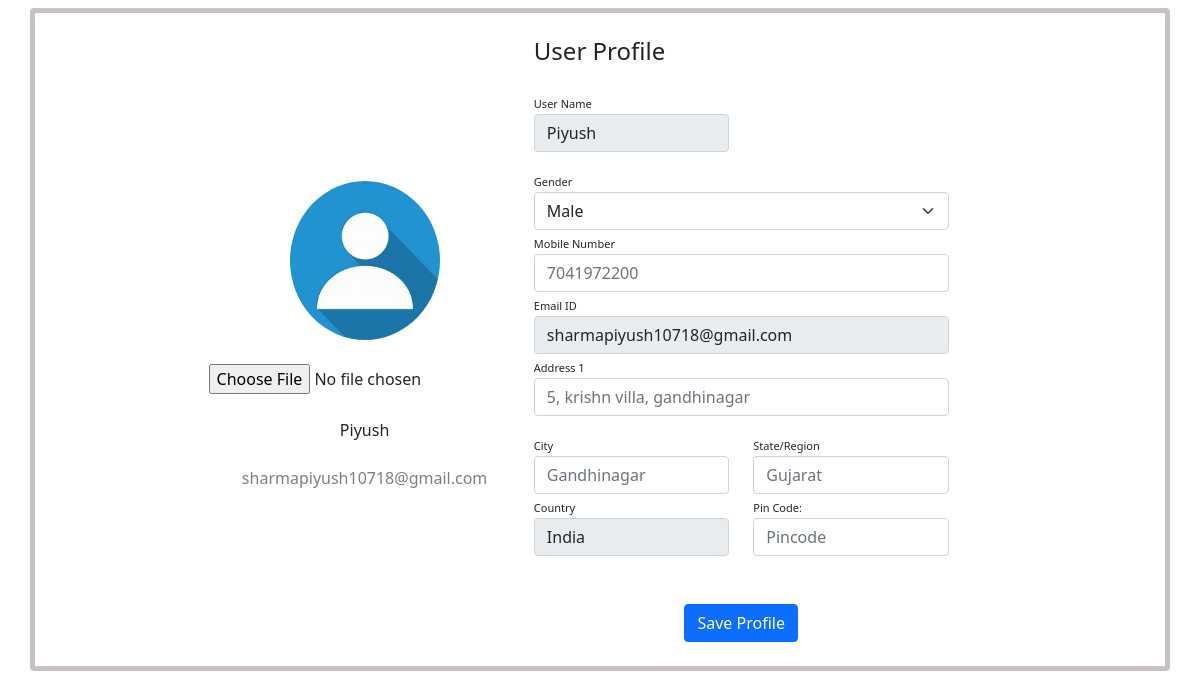
The page /profile/ (signed in) on the database its author committed.
### userauths/models.py (models this page shows, shortened)
class User(AbstractUser):
    email = models.EmailField(unique=True)
    username = models.CharField(max_length=100)
    bio = models.CharField(max_length=100)
    USERNAME_FIELD = "email"
    REQUIRED_FIELDS = ['username']

### core/views.py (the view, shortened to what this page needs)
# urls.py: path('profile/', views.profile, name='profile'),
def profile(request):
    return render(request, "core/profile.html")

### templates/core/profile.html (shortened to what this page needs)
<!DOCTYPE html>
<html lang="en">
  <head>
    <link rel="stylesheet" href="/static/css/profile.css" />
    <link
      rel="stylesheet"
      href="https://cdn.jsdelivr.net/npm/bootstrap@5.0.0-alpha1/dist/css/bootstrap.min.css"
    />
  </head>
  <body>
    <div
      style="border: 5px solid #cac2c2 !important"
      class="container rounded bg-white mt-2 mb-2 border"
    >
    <form action="" method="POST">
      <div style="justify-content: center" class="row">
        <div class="col-md-3">
          <div
            class="d-flex flex-column align-items-center text-center p-3 py-5"
          ><br><br><br>
            <img
              class="rounded-circle mt-5"
              width="150px"
              {% comment %} src="https://st3.depositphotos.com/15648834/17930/v/600/depositphotos_179308454-stock-illustration-unknown-person-silhouette-glasses-profile.jpg" {% endcomment %}
              src="/static/images/default.jpg"
              alt="Profile Image"/>
              <br>
            <input type="file" name="profile_img" id="doc" accept=".jpg">
            <br>
            <span class="font-weight-bold">{{user.username}}</span
              >
              <br>
              <span class="text-black-50">{{user.email}}</span>
          </div>
        </div>
        <div class="col-md-5">
          <div class="p-3 py-4">
            <div class="d-flex justify-content-between align-items-center mb-3">
              <h4 class="text-right">User Profile</h4>
            </div>
            <div class="row mt-2">
              <div class="col-md-6">
                <label class="labels">User Name</label
                ><input
                  type="text"
                  class="form-control"
                  placeholder="virat"
                  name="fname"
                  {% comment %} value="" {% endcomment %}
                  value="{{ user.username }}"
                  disabled
                />
              </div>
            </div>
            <div class="row mt-3">
              <div class="col-md-12">
                <label class="labels">Gender</label>
                <select name="gender" id="" class="form-select">
                  <option name="gender" value="Male">Male</option>
                </select>
              </div>
              <div class="col-md-12">
                <label class="labels">Mobile Number</label
                ><input
                  type="tel"
                  class="form-control"
                  name="phone"
                  placeholder="7041972200"
                  value=""
                />
              </div>
              <div class="col-md-12">
                <label class="labels">Email ID</label
                ><input
                  type="email"
                  class="form-control"
                  placeholder="bharatyatra5837@gmail.com"
                  value="{{user.email}}"
                  disabled
                />
              </div>
              <div class="col-md-12">
                <label class="labels">Address 1</label
                ><input
                  type="text"
                  class="form-control"
                  name="address"
                  placeholder="5, krishn villa, gandhinagar"
                  value=""
                />
              </div>
            </div>
            <div class="row mt-3">
              <div class="col-md-6">
                <label class="labels">City</label
                ><input
                  type="text"
                  class="form-control"
                  value=""
                  name="city"
                  placeholder="Gandhinagar"
                />
              </div>
              <div class="col-md-6">
                <label class="labels">State/Region</label
                ><input
                  type="text"
                  class="form-control"
                  name="state"
                  value=""
                  placeholder="Gujarat"
                />
              </div>
              <div class="col-md-6">
                <label class="labels">Country</label
                ><input
                  type="text"
                  class="form-control"
                  placeholder="India"
                  value="India"
                  disabled
                />
              </div>
              <div class="col-md-6">
                <label class="labels">Pin Code:</label>
                <input
                  type=""
                  class="form-control"
                  name="pincode"
                  placeholder="Pincode"
                  value=""
                />
              </div>
            </div>
            <div class="mt-5 text-center">
              <a href="/">
                <button class="btn btn-primary profile-button" onclick="saveProfile();" type="button">
                  Save Profile
                </button>
              </a>
            </div>
          </div>
        </div>
      </div>
    </form>
    </div>
  </body>
</html>

### static/css/profile.css (style rules this page uses)
body { background: rgb(99, 39, 120); }
.profile-button { background: rgb(99, 39, 120); box-shadow: none; border: none; }
.labels { font-size: 11px; }

### rows shown on the page
User: username "Piyush", email "sharmapiyush10718@gmail.com", fname "Piyush"
